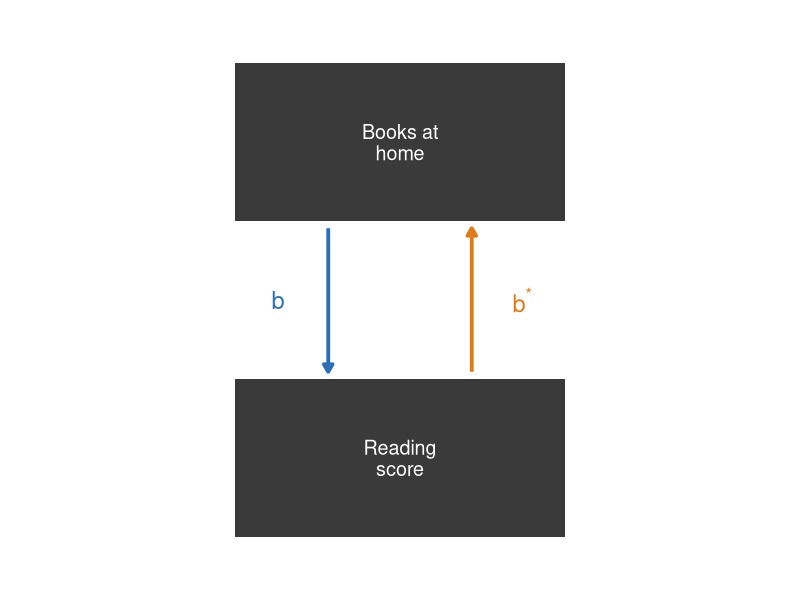
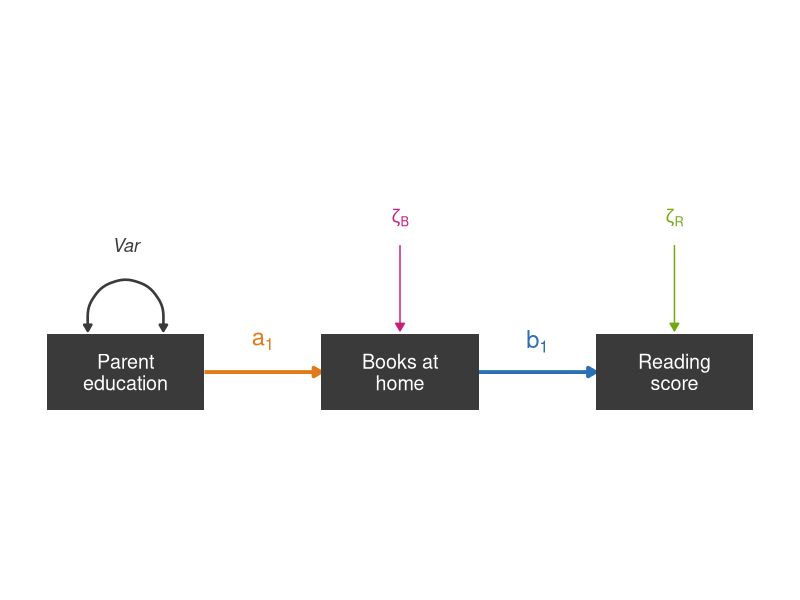
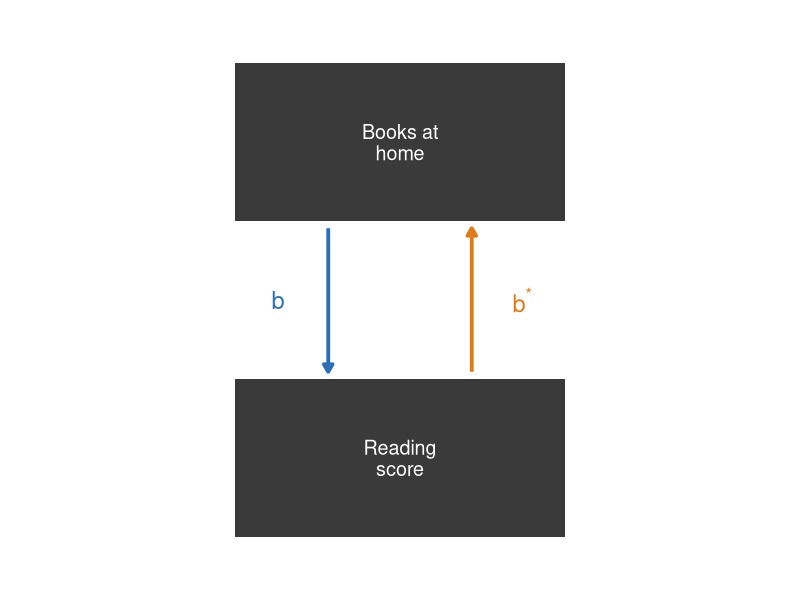
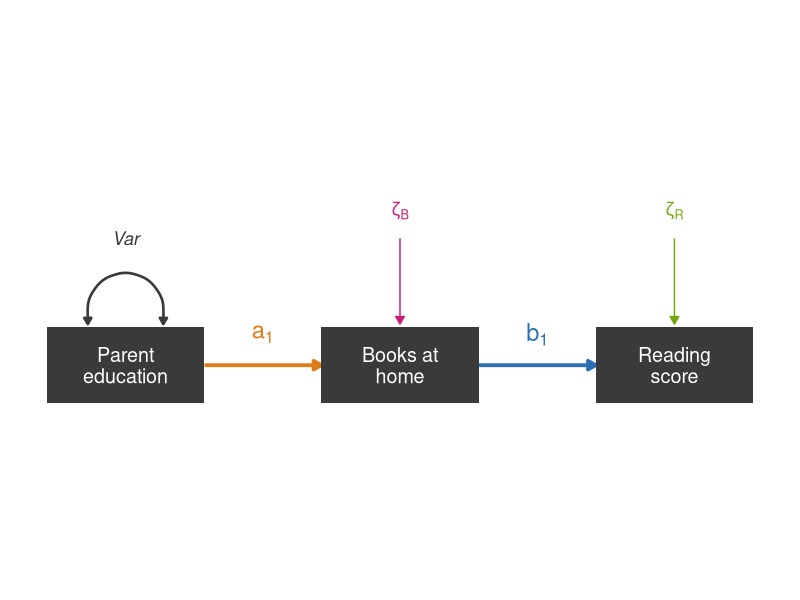
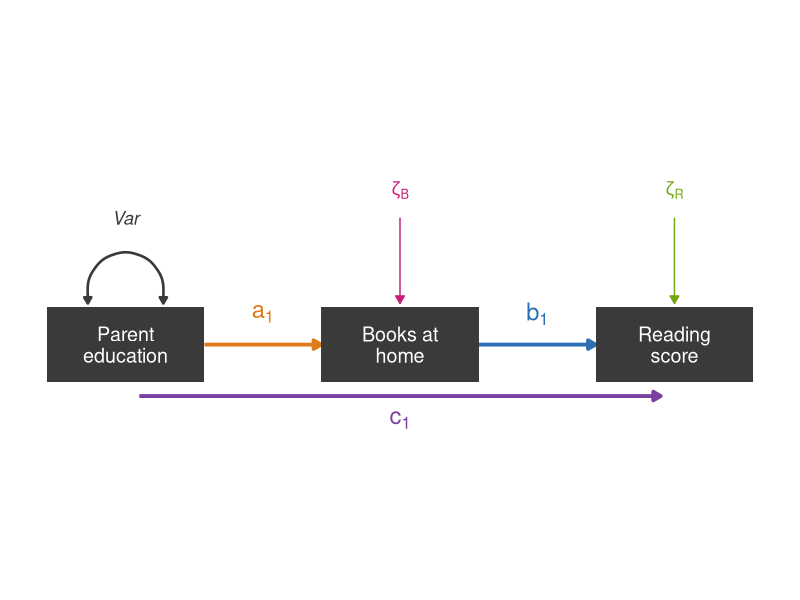
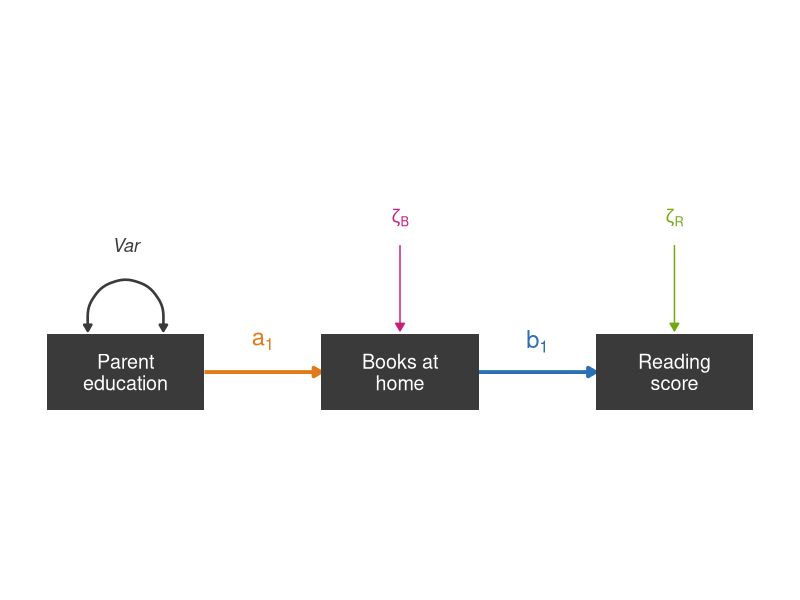

Generate these figures, in order, with R: (Note: this script raises an error after producing the figures.)
## ---- chunk 1
#| echo: false
#| fig-width: 4.2
#| fig-height: 5
library(ggplot2)

BLU <- "#2C6FB5"; oNG <- "#E07B1A"; dk <- "#3A3A3A"
ar <- grid::arrow(length = grid::unit(0.22, "cm"), type = "closed")

box <- function(y, label) list(
  annotate("rect", xmin = -1.15, xmax = 1.15, ymin = y - 0.55, ymax = y + 0.55, fill = dk),
  annotate("text", x = 0, y = y, label = label, colour = "white", size = 5, lineheight = 0.9)
)

ggplot() +
  # b: Books -> Reading (left, pointing down)
  annotate("segment", x = -0.5, y = 1.6, xend = -0.5, yend = 0.6,
           colour = BLU, linewidth = 1.3, arrow = ar) +
  annotate("text", x = -0.85, y = 1.1, label = "b", parse = TRUE,
           colour = BLU, size = 6, fontface = "italic") +
  # b*: Reading -> Books (right, pointing up)
  annotate("segment", x = 0.5, y = 0.6, xend = 0.5, yend = 1.6,
           colour = oNG, linewidth = 1.3, arrow = ar) +
  annotate("text", x = 0.85, y = 1.1, label = "b^'*'", parse = TRUE,
           colour = oNG, size = 6, fontface = "italic") +
  box(2.2, "Books at\nhome") + box(0, "Reading\nscore") +
  coord_equal(clip = "off") +
  expand_limits(x = c(-1.9, 1.9), y = c(-0.8, 3)) +
  theme_void()
## ---- chunk 2
#| echo: false
#| fig-width: 6.5
#| fig-height: 4.8
library(ggplot2)

oNG <- "#E07B1A"; BLU <- "#2C6FB5"; MAG <- "#C81E7A"; LIM <- "#6FA80F"; dk <- "#3A3A3A"
ar <- grid::arrow(length = grid::unit(0.22, "cm"), type = "closed")
ar2 <- grid::arrow(length = grid::unit(0.18, "cm"), ends = "both", type = "closed")

circle <- function(x, y, r = 0.5) {
  t <- seq(0, 2 * pi, length.out = 60)
  data.frame(x = x + r * cos(t), y = y + r * sin(t))
}
box <- function(x, label) list(
  annotate("rect", xmin = x - 1.15, xmax = x + 1.15, ymin = -0.55, ymax = 0.55, fill = dk),
  annotate("text", x = x, y = 0, label = label, colour = "white", size = 5, lineheight = 0.9)
)

ggplot() +
  # path a1: ParentEd -> Books (orange)
  annotate("segment", x = 1.15, xend = 2.85, y = 0, yend = 0, colour = oNG, linewidth = 1.3, arrow = ar) +
  annotate("text", x = 2, y = 0.45, label = "a[1]", parse = TRUE, colour = oNG, size = 6, fontface = "italic") +
  # path b1: Books -> Reading (blue)
  annotate("segment", x = 5.15, xend = 6.85, y = 0, yend = 0, colour = BLU, linewidth = 1.3, arrow = ar) +
  annotate("text", x = 6, y = 0.45, label = "b[1]", parse = TRUE, colour = BLU, size = 6, fontface = "italic") +
  # variance of exogenous Parent education (self-loop)
  annotate("curve", x = -0.55, y = 0.6, xend = 0.55, yend = 0.6,
           colour = dk, linewidth = 0.9, curvature = -1.4, arrow = ar2) +
  annotate("text", x = 0, y = 1.85, label = "Var", colour = dk, size = 4.6, fontface = "italic") +
  # disturbance zeta_B on Books (magenta)
  annotate("segment", x = 4, xend = 4, y = 1.85, yend = 0.6, colour = MAG, arrow = ar) +
  annotate("text", x = 4, y = 2.25, label = "zeta[B]", parse = TRUE, colour = MAG, size = 4.6) +
  # disturbance zeta_R on Reading (lime)
  annotate("segment", x = 8, xend = 8, y = 1.85, yend = 0.6, colour = LIM, arrow = ar) +
  annotate("text", x = 8, y = 2.25, label = "zeta[R]", parse = TRUE, colour = LIM, size = 4.6) +
  # measured variables
  box(0, "Parent\neducation") + box(4, "Books at\nhome") + box(8, "Reading\nscore") +
  coord_equal(clip = "off") +
  expand_limits(x = c(-1.3, 9.3), y = c(-0.9, 3)) +
  theme_void()
## ---- chunk 3
#| echo: false
#| fig-width: 4.2
#| fig-height: 5
library(ggplot2)

BLU <- "#2C6FB5"; oNG <- "#E07B1A"; dk <- "#3A3A3A"
ar <- grid::arrow(length = grid::unit(0.22, "cm"), type = "closed")

box <- function(y, label) list(
  annotate("rect", xmin = -1.15, xmax = 1.15, ymin = y - 0.55, ymax = y + 0.55, fill = dk),
  annotate("text", x = 0, y = y, label = label, colour = "white", size = 5, lineheight = 0.9)
)

ggplot() +
  # b: Books -> Reading (left, pointing down)
  annotate("segment", x = -0.5, y = 1.6, xend = -0.5, yend = 0.6,
           colour = BLU, linewidth = 1.3, arrow = ar) +
  annotate("text", x = -0.85, y = 1.1, label = "b", parse = TRUE,
           colour = BLU, size = 6, fontface = "italic") +
  # b*: Reading -> Books (right, pointing up)
  annotate("segment", x = 0.5, y = 0.6, xend = 0.5, yend = 1.6,
           colour = oNG, linewidth = 1.3, arrow = ar) +
  annotate("text", x = 0.85, y = 1.1, label = "b^'*'", parse = TRUE,
           colour = oNG, size = 6, fontface = "italic") +
  box(2.2, "Books at\nhome") + box(0, "Reading\nscore") +
  coord_equal(clip = "off") +
  expand_limits(x = c(-1.9, 1.9), y = c(-0.8, 3)) +
  theme_void()
## ---- chunk 4
#| echo: false
#| fig-width: 6.5
#| fig-height: 3.6
library(ggplot2)

oNG <- "#E07B1A"; BLU <- "#2C6FB5"; MAG <- "#C81E7A"; LIM <- "#6FA80F"; dk <- "#3A3A3A"
ar <- grid::arrow(length = grid::unit(0.22, "cm"), type = "closed")
ar2 <- grid::arrow(length = grid::unit(0.18, "cm"), ends = "both", type = "closed")

circle <- function(x, y, r = 0.5) {
  t <- seq(0, 2 * pi, length.out = 60)
  data.frame(x = x + r * cos(t), y = y + r * sin(t))
}
box <- function(x, label) list(
  annotate("rect", xmin = x - 1.15, xmax = x + 1.15, ymin = -0.55, ymax = 0.55, fill = dk),
  annotate("text", x = x, y = 0, label = label, colour = "white", size = 5, lineheight = 0.9)
)

ggplot() +
  # path a1: ParentEd -> Books (orange)
  annotate("segment", x = 1.15, xend = 2.85, y = 0, yend = 0, colour = oNG, linewidth = 1.3, arrow = ar) +
  annotate("text", x = 2, y = 0.45, label = "a[1]", parse = TRUE, colour = oNG, size = 6, fontface = "italic") +
  # path b1: Books -> Reading (blue)
  annotate("segment", x = 5.15, xend = 6.85, y = 0, yend = 0, colour = BLU, linewidth = 1.3, arrow = ar) +
  annotate("text", x = 6, y = 0.45, label = "b[1]", parse = TRUE, colour = BLU, size = 6, fontface = "italic") +
  # variance of exogenous Parent education (self-loop)
  annotate("curve", x = -0.55, y = 0.6, xend = 0.55, yend = 0.6,
           colour = dk, linewidth = 0.9, curvature = -1.4, arrow = ar2) +
  annotate("text", x = 0, y = 1.85, label = "Var", colour = dk, size = 4.6, fontface = "italic") +
  # disturbance zeta_B on Books (magenta)
  annotate("segment", x = 4, xend = 4, y = 1.85, yend = 0.6, colour = MAG, arrow = ar) +
  annotate("text", x = 4, y = 2.25, label = "zeta[B]", parse = TRUE, colour = MAG, size = 4.6) +
  # disturbance zeta_R on Reading (lime)
  annotate("segment", x = 8, xend = 8, y = 1.85, yend = 0.6, colour = LIM, arrow = ar) +
  annotate("text", x = 8, y = 2.25, label = "zeta[R]", parse = TRUE, colour = LIM, size = 4.6) +
  # measured variables
  box(0, "Parent\neducation") + box(4, "Books at\nhome") + box(8, "Reading\nscore") +
  coord_equal(clip = "off") +
  expand_limits(x = c(-1.3, 9.3), y = c(-0.7, 2.6)) +
  theme_void()
## ---- chunk 5
#| echo: false
#| fig-width: 6.5
#| fig-height: 3.8
library(ggplot2)

oNG <- "#E07B1A"; BLU <- "#2C6FB5"; MAG <- "#C81E7A"; LIM <- "#6FA80F"; PUR <- "#7A3FA0"; dk <- "#3A3A3A"
ar <- grid::arrow(length = grid::unit(0.22, "cm"), type = "closed")
ar2 <- grid::arrow(length = grid::unit(0.18, "cm"), ends = "both", type = "closed")

circle <- function(x, y, r = 0.5) {
  t <- seq(0, 2 * pi, length.out = 60)
  data.frame(x = x + r * cos(t), y = y + r * sin(t))
}
box <- function(x, label) list(
  annotate("rect", xmin = x - 1.15, xmax = x + 1.15, ymin = -0.55, ymax = 0.55, fill = dk),
  annotate("text", x = x, y = 0, label = label, colour = "white", size = 5, lineheight = 0.9)
)

ggplot() +
  # path a1: ParentEd -> Books (orange)
  annotate("segment", x = 1.15, xend = 2.85, y = 0, yend = 0, colour = oNG, linewidth = 1.3, arrow = ar) +
  annotate("text", x = 2, y = 0.45, label = "a[1]", parse = TRUE, colour = oNG, size = 6, fontface = "italic") +
  # path b1: Books -> Reading (blue)
  annotate("segment", x = 5.15, xend = 6.85, y = 0, yend = 0, colour = BLU, linewidth = 1.3, arrow = ar) +
  annotate("text", x = 6, y = 0.45, label = "b[1]", parse = TRUE, colour = BLU, size = 6, fontface = "italic") +
  # direct path c1: ParentEd -> Reading (straight, below the boxes, purple)
  annotate("segment", x = 0.2, xend = 7.8, y = -0.75, yend = -0.75, colour = PUR, linewidth = 1.3, arrow = ar) +
  annotate("text", x = 4, y = -1.1, label = "c[1]", parse = TRUE, colour = PUR, size = 6, fontface = "italic") +
  # variance of exogenous Parent education (self-loop)
  annotate("curve", x = -0.55, y = 0.6, xend = 0.55, yend = 0.6,
           colour = dk, linewidth = 0.9, curvature = -1.4, arrow = ar2) +
  annotate("text", x = 0, y = 1.85, label = "Var", colour = dk, size = 4.6, fontface = "italic") +
  # disturbance zeta_B on Books (magenta)
  annotate("segment", x = 4, xend = 4, y = 1.85, yend = 0.6, colour = MAG, arrow = ar) +
  annotate("text", x = 4, y = 2.25, label = "zeta[B]", parse = TRUE, colour = MAG, size = 4.6) +
  # disturbance zeta_R on Reading (lime)
  annotate("segment", x = 8, xend = 8, y = 1.85, yend = 0.6, colour = LIM, arrow = ar) +
  annotate("text", x = 8, y = 2.25, label = "zeta[R]", parse = TRUE, colour = LIM, size = 4.6) +
  # measured variables
  box(0, "Parent\neducation") + box(4, "Books at\nhome") + box(8, "Reading\nscore") +
  coord_equal(clip = "off") +
  expand_limits(x = c(-1.3, 9.3), y = c(-1.25, 2.55)) +
  theme_void()
## ---- chunk 6
#| echo: false
#| fig-width: 6.5
#| fig-height: 4.8
library(ggplot2)

oNG <- "#E07B1A"; BLU <- "#2C6FB5"; MAG <- "#C81E7A"; LIM <- "#6FA80F"; dk <- "#3A3A3A"
ar <- grid::arrow(length = grid::unit(0.22, "cm"), type = "closed")
ar2 <- grid::arrow(length = grid::unit(0.18, "cm"), ends = "both", type = "closed")

circle <- function(x, y, r = 0.5) {
  t <- seq(0, 2 * pi, length.out = 60)
  data.frame(x = x + r * cos(t), y = y + r * sin(t))
}
box <- function(x, label) list(
  annotate("rect", xmin = x - 1.15, xmax = x + 1.15, ymin = -0.55, ymax = 0.55, fill = dk),
  annotate("text", x = x, y = 0, label = label, colour = "white", size = 5, lineheight = 0.9)
)

ggplot() +
  # path a1: ParentEd -> Books (orange)
  annotate("segment", x = 1.15, xend = 2.85, y = 0, yend = 0, colour = oNG, linewidth = 1.3, arrow = ar) +
  annotate("text", x = 2, y = 0.45, label = "a[1]", parse = TRUE, colour = oNG, size = 6, fontface = "italic") +
  # path b1: Books -> Reading (blue)
  annotate("segment", x = 5.15, xend = 6.85, y = 0, yend = 0, colour = BLU, linewidth = 1.3, arrow = ar) +
  annotate("text", x = 6, y = 0.45, label = "b[1]", parse = TRUE, colour = BLU, size = 6, fontface = "italic") +
  # variance of exogenous Parent education (self-loop)
  annotate("curve", x = -0.55, y = 0.6, xend = 0.55, yend = 0.6,
           colour = dk, linewidth = 0.9, curvature = -1.4, arrow = ar2) +
  annotate("text", x = 0, y = 1.85, label = "Var", colour = dk, size = 4.6, fontface = "italic") +
  # disturbance zeta_B on Books (magenta)
  annotate("segment", x = 4, xend = 4, y = 1.85, yend = 0.6, colour = MAG, arrow = ar) +
  annotate("text", x = 4, y = 2.25, label = "zeta[B]", parse = TRUE, colour = MAG, size = 4.6) +
  # disturbance zeta_R on Reading (lime)
  annotate("segment", x = 8, xend = 8, y = 1.85, yend = 0.6, colour = LIM, arrow = ar) +
  annotate("text", x = 8, y = 2.25, label = "zeta[R]", parse = TRUE, colour = LIM, size = 4.6) +
  # measured variables
  box(0, "Parent\neducation") + box(4, "Books at\nhome") + box(8, "Reading\nscore") +
  coord_equal(clip = "off") +
  expand_limits(x = c(-1.3, 9.3), y = c(-0.9, 3)) +
  theme_void()
## ---- chunk 7
#| echo: false
#| message: false
#| warning: false
library(tidyverse)
library(lavaan)

pisa <- read_csv("../rlabs/w04_data_pisa22_USA_cln.csv", show_col_types = FALSE)

fmt <- function(x, d = 2) formatC(x, format = "f", digits = d, big.mark = ",")

# Focused fit table: the headline indices with conventional good-fit cutoffs.
# With MLR we report the robust/scaled statistics.
fit_table <- function(fit) {
  m <- fitMeasures(fit, c("chisq.scaled", "df", "pvalue.scaled", "cfi.robust",
                          "rmsea.robust", "rmsea.ci.lower.robust",
                          "rmsea.ci.upper.robust", "srmr"))
  p <- if (m[["pvalue.scaled"]] < 0.001) "< .001" else
    paste0("= ", fmt(m[["pvalue.scaled"]], 3))
  rmsea <- sprintf("%s [%s, %s]", fmt(m[["rmsea.robust"]], 3),
                   fmt(m[["rmsea.ci.lower.robust"]], 3),
                   fmt(m[["rmsea.ci.upper.robust"]], 3))
  tibble::tibble(
    Index      = c("χ² (df)", "CFI", "RMSEA [90% CI]", "SRMR"),
    Value      = c(sprintf("%s (%d), p %s", fmt(m[["chisq.scaled"]], 1), as.integer(m[["df"]]), p),
                   fmt(m[["cfi.robust"]], 3), rmsea, fmt(m[["srmr"]], 3)),
    `Good fit` = c("p > .05", "≥ .95", "≤ .06", "≤ .08")
  )
}

# Model 0: the original simple chain -- parent education -> books -> reading
# (no technology). A three-variable recursive mediation model.
model0 <- "
  BOOKSHOME ~ PAREDINT
  READ_AVG  ~ BOOKSHOME
"
fit0 <- lavaan(model0, data = pisa, auto.var = TRUE, auto.cov.y = FALSE, estimator = "MLR")
## ---- chunk 8
#| echo: false
knitr::kable(fit_table(fit0))
## ---- chunk 9
#| echo: false
#| message: false
#| warning: false

# Model 1: reading mediated by books only. Technology is in the model
# (predicted by parent education) but has no path to reading. This keeps
# both models on the same four variables so they are nested and comparable.
# auto.cov.y = FALSE keeps the disturbances uncorrelated (recursive model).
model1 <- "
  BOOKSHOME ~ PAREDINT
  TECH      ~ PAREDINT
  READ_AVG  ~ BOOKSHOME
"
fit1 <- lavaan(model1, data = pisa, auto.var = TRUE, auto.cov.y = FALSE, estimator = "MLR")

# Model 2: adds the TECH -> Reading path (books AND tech mediate).
# Model 1 is Model 2 with that one path fixed to 0 -> nested.
model2 <- "
  BOOKSHOME ~ PAREDINT
  TECH      ~ PAREDINT
  READ_AVG  ~ BOOKSHOME + TECH
"
fit2 <- lavaan(model2, data = pisa, auto.var = TRUE, auto.cov.y = FALSE, estimator = "MLR")
## ---- chunk 10
#| echo: false
#| fig-width: 7.5
#| fig-height: 5
library(ggplot2)

oNG <- "#E07B1A"; BLU <- "#2C6FB5"; MAG <- "#C81E7A"; LIM <- "#6FA80F"
PUR <- "#7A3FA0"; TEA <- "#0E8F8F"; GLD <- "#C89A2B"; dk <- "#3A3A3A"
ar <- grid::arrow(length = grid::unit(0.22, "cm"), type = "closed")
ar2 <- grid::arrow(length = grid::unit(0.18, "cm"), ends = "both", type = "closed")

box <- function(x, y, label) list(
  annotate("rect", xmin = x - 1.15, xmax = x + 1.15, ymin = y - 0.55, ymax = y + 0.55, fill = dk),
  annotate("text", x = x, y = y, label = label, colour = "white", size = 4.6, lineheight = 0.9)
)

ggplot() +
  # a1: ParentEd -> Books (orange)
  annotate("segment", x = 1.0, y = 0.45, xend = 3.85, yend = 1.35, colour = oNG, linewidth = 1.3, arrow = ar) +
  annotate("text", x = 2.0, y = 1.2, label = "a[1]", parse = TRUE, colour = oNG, size = 6, fontface = "italic") +
  # a2: ParentEd -> Tech (purple)
  annotate("segment", x = 1.0, y = -0.45, xend = 3.85, yend = -1.35, colour = PUR, linewidth = 1.3, arrow = ar) +
  annotate("text", x = 2.0, y = -1.2, label = "a[2]", parse = TRUE, colour = PUR, size = 6, fontface = "italic") +
  # b1: Books -> Reading (blue)
  annotate("segment", x = 6.15, y = 1.35, xend = 9.0, yend = 0.45, colour = BLU, linewidth = 1.3, arrow = ar) +
  annotate("text", x = 8.0, y = 1.2, label = "b[1]", parse = TRUE, colour = BLU, size = 6, fontface = "italic") +
  # variance of exogenous Parent education (self-loop)
  annotate("curve", x = -0.55, y = 0.6, xend = 0.55, yend = 0.6,
           colour = dk, linewidth = 0.9, curvature = -1.4, arrow = ar2) +
  annotate("text", x = 0, y = 1.5, label = "Var", colour = dk, size = 4.4, fontface = "italic") +
  # disturbance zeta_B on Books (magenta)
  annotate("segment", x = 5, xend = 5, y = 3.05, yend = 2.2, colour = MAG, arrow = ar) +
  annotate("text", x = 5, y = 3.35, label = "zeta[B]", parse = TRUE, colour = MAG, size = 4.4) +
  # disturbance zeta_T on Tech (gold)
  annotate("segment", x = 5, xend = 5, y = -3.05, yend = -2.2, colour = GLD, arrow = ar) +
  annotate("text", x = 5, y = -3.35, label = "zeta[T]", parse = TRUE, colour = GLD, size = 4.4) +
  # disturbance zeta_R on Reading (lime)
  annotate("segment", x = 11.7, xend = 11.15, y = 0.9, yend = 0.35, colour = LIM, arrow = ar) +
  annotate("text", x = 12.1, y = 1.2, label = "zeta[R]", parse = TRUE, colour = LIM, size = 4.4) +
  # measured variables
  box(0, 0, "Parent\neducation") + box(5, 1.6, "Books at\nhome") +
  box(5, -1.6, "Technology") + box(10, 0, "Reading\nscore") +
  coord_equal(clip = "off") +
  expand_limits(x = c(-1.3, 12.6), y = c(-3.7, 3.7)) +
  theme_void()
## ---- chunk 11
#| echo: false
knitr::kable(fit_table(fit1))
## ---- chunk 12
#| echo: false
#| fig-width: 7.5
#| fig-height: 5
library(ggplot2)

oNG <- "#E07B1A"; BLU <- "#2C6FB5"; MAG <- "#C81E7A"; LIM <- "#6FA80F"
PUR <- "#7A3FA0"; TEA <- "#0E8F8F"; GLD <- "#C89A2B"; dk <- "#3A3A3A"
ar <- grid::arrow(length = grid::unit(0.22, "cm"), type = "closed")
ar2 <- grid::arrow(length = grid::unit(0.18, "cm"), ends = "both", type = "closed")

box <- function(x, y, label) list(
  annotate("rect", xmin = x - 1.15, xmax = x + 1.15, ymin = y - 0.55, ymax = y + 0.55, fill = dk),
  annotate("text", x = x, y = y, label = label, colour = "white", size = 4.6, lineheight = 0.9)
)

ggplot() +
  # a1: ParentEd -> Books (orange)
  annotate("segment", x = 1.0, y = 0.45, xend = 3.85, yend = 1.35, colour = oNG, linewidth = 1.3, arrow = ar) +
  annotate("text", x = 2.0, y = 1.2, label = "a[1]", parse = TRUE, colour = oNG, size = 6, fontface = "italic") +
  # a2: ParentEd -> Tech (purple)
  annotate("segment", x = 1.0, y = -0.45, xend = 3.85, yend = -1.35, colour = PUR, linewidth = 1.3, arrow = ar) +
  annotate("text", x = 2.0, y = -1.2, label = "a[2]", parse = TRUE, colour = PUR, size = 6, fontface = "italic") +
  # b1: Books -> Reading (blue)
  annotate("segment", x = 6.15, y = 1.35, xend = 9.0, yend = 0.45, colour = BLU, linewidth = 1.3, arrow = ar) +
  annotate("text", x = 8.0, y = 1.2, label = "b[1]", parse = TRUE, colour = BLU, size = 6, fontface = "italic") +
  # b2: Tech -> Reading (teal)
  annotate("segment", x = 6.15, y = -1.35, xend = 9.0, yend = -0.45, colour = TEA, linewidth = 1.3, arrow = ar) +
  annotate("text", x = 8.0, y = -1.2, label = "b[2]", parse = TRUE, colour = TEA, size = 6, fontface = "italic") +
  # variance of exogenous Parent education (self-loop)
  annotate("curve", x = -0.55, y = 0.6, xend = 0.55, yend = 0.6,
           colour = dk, linewidth = 0.9, curvature = -1.4, arrow = ar2) +
  annotate("text", x = 0, y = 1.5, label = "Var", colour = dk, size = 4.4, fontface = "italic") +
  # disturbance zeta_B on Books (magenta)
  annotate("segment", x = 5, xend = 5, y = 3.05, yend = 2.2, colour = MAG, arrow = ar) +
  annotate("text", x = 5, y = 3.35, label = "zeta[B]", parse = TRUE, colour = MAG, size = 4.4) +
  # disturbance zeta_T on Tech (gold)
  annotate("segment", x = 5, xend = 5, y = -3.05, yend = -2.2, colour = GLD, arrow = ar) +
  annotate("text", x = 5, y = -3.35, label = "zeta[T]", parse = TRUE, colour = GLD, size = 4.4) +
  # disturbance zeta_R on Reading (lime)
  annotate("segment", x = 11.7, xend = 11.15, y = 0.9, yend = 0.35, colour = LIM, arrow = ar) +
  annotate("text", x = 12.1, y = 1.2, label = "zeta[R]", parse = TRUE, colour = LIM, size = 4.4) +
  # measured variables
  box(0, 0, "Parent\neducation") + box(5, 1.6, "Books at\nhome") +
  box(5, -1.6, "Technology") + box(10, 0, "Reading\nscore") +
  coord_equal(clip = "off") +
  expand_limits(x = c(-1.3, 12.6), y = c(-3.7, 3.7)) +
  theme_void()
## ---- chunk 13
#| echo: false
knitr::kable(fit_table(fit2))
## ---- chunk 14
#| echo: false
knitr::kable(anova(fit1, fit2))
## ---- chunk 15
#| echo: false
knitr::kable(tibble::tibble(
  Model = c("M1: books-only", "M2: books + tech"),
  df    = c(fitMeasures(fit1, "df"),  fitMeasures(fit2, "df")),
  AIC   = c(fitMeasures(fit1, "aic"), fitMeasures(fit2, "aic")),
  BIC   = c(fitMeasures(fit1, "bic"), fitMeasures(fit2, "bic"))
))
